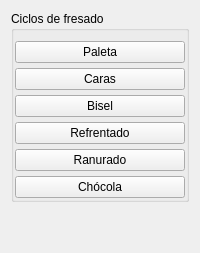
       <widget class="QWidget" name="tabWidget_functions_mill_cycles">
        <attribute name="title">
         <string/>
        </attribute>
        <layout class="QVBoxLayout" name="verticalLayout_3">
         <item>
          <widget class="QGroupBox" name="groupBox_mill_cycles">
           <property name="title">
            <string>Ciclos de fresado</string>
           </property>
           <layout class="QGridLayout" name="gridLayout_7">
            <property name="leftMargin">
             <number>1</number>
            </property>
            <property name="topMargin">
             <number>10</number>
            </property>
            <property name="rightMargin">
             <number>1</number>
            </property>
            <property name="bottomMargin">
             <number>1</number>
            </property>
            <property name="horizontalSpacing">
             <number>3</number>
            </property>
            <property name="verticalSpacing">
             <number>5</number>
            </property>
            <item row="4" column="0">
             <widget class="QPushButton" name="btn_bevel">
              <property name="toolTip">
               <string>Realizar un mecanizado de bisel</string>
              </property>
              <property name="statusTip">
               <string>Realizar un mecanizado de bisel</string>
              </property>
              <property name="text">
               <string>Bisel</string>
              </property>
             </widget>
            </item>
            <item row="5" column="0">
             <widget class="QPushButton" name="btn_facing">
              <property name="toolTip">
               <string>Realizar un mecanizado de refrentado</string>
              </property>
              <property name="statusTip">
               <string>Realizar un mecanizado de refrentado</string>
              </property>
              <property name="text">
               <string>Refrentado</string>
              </property>
             </widget>
            </item>
            <item row="2" column="0">
             <widget class="QPushButton" name="btn_flat">
              <property name="toolTip">
               <string>Realizar un mecanizado de palete</string>
              </property>
              <property name="statusTip">
               <string>Realizar un mecanizado de palete</string>
              </property>
              <property name="text">
               <string>Paleta</string>
              </property>
             </widget>
            </item>
            <item row="3" column="0">
             <widget class="QPushButton" name="btn_face">
              <property name="toolTip">
               <string>Realizar un mecanizado de caras</string>
              </property>
              <property name="statusTip">
               <string>Realizar un mecanizado de caras</string>
              </property>
              <property name="text">
               <string>Caras</string>
              </property>
             </widget>
            </item>
            <item row="7" column="0">
             <widget class="QPushButton" name="btn_concaver">
              <property name="toolTip">
               <string>Realizar un mecanizado de chócola</string>
              </property>
              <property name="statusTip">
               <string>Realizar un mecanizado de chócola</string>
              </property>
              <property name="text">
               <string>Chócola</string>
              </property>
             </widget>
            </item>
            <item row="6" column="0">
             <widget class="QPushButton" name="btn_slotting">
              <property name="toolTip">
               <string>Realizar un mecanizado de ranurado</string>
              </property>
              <property name="statusTip">
               <string>Realizar un mecanizado de ranurado</string>
              </property>
              <property name="text">
               <string>Ranurado</string>
              </property>
             </widget>
            </item>
           </layout>
          </widget>
         </item>
         <item>
          <spacer name="verticalSpacer_3">
           <property name="orientation">
            <enum>Qt::Vertical</enum>
           </property>
           <property name="sizeHint" stdset="0">
            <size>
             <width>20</width>
             <height>40</height>
            </size>
           </property>
          </spacer>
         </item>
        </layout>
       </widget>
